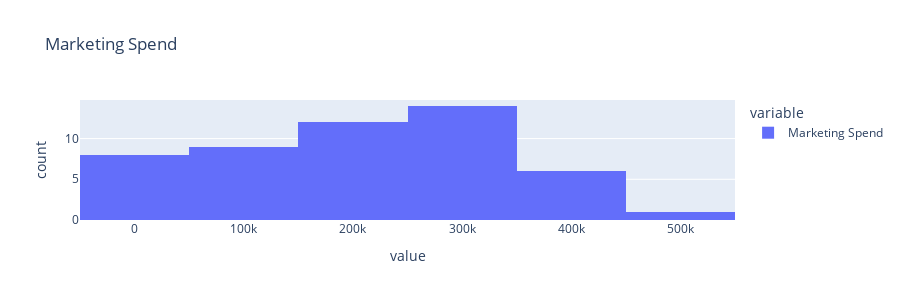

Source (notebook cell):
### Code cell
px.histogram(df['Marketing Spend'], height = 300, title='Marketing Spend')

### Figure 1 — Plotly figure (JSON) as saved in the notebook; plotly's stock layout.template omitted (floating-point values rounded to 4 significant figures)
{"data": [{"alignmentgroup": "True", "bingroup": "x", "hovertemplate": "variable=Marketing Spend<br>value=%{x}<br>count=%{y}<extra></extra>", "legendgroup": "Marketing Spend", "marker": {"color": "#636efa"}, "name": "Marketing Spend", "offsetgroup": "Marketing Spend", "orientation": "v", "showlegend": true, "type": "histogram", "x": [471800.0, 443900.0, 407900.0, 383200.0, 366200.0, 362900.0, 127700.0, 323900.0, 311600.0, 305000.0, 229200.0, 249700.0, 249800.0, 252700.0, 256500.0, 261800.0, 264300.0, 282600.0, 294900.0, 0, 298700.0, 299700.0, 303300.0, 304800.0, 140600.0, 138000.0, 134100.0, 353200.0, 118100.0, 107100.0, 91130.0, 88220.0, 46090.0, 214600.0, 210800.0, 205500.0, 201100.0, 197000.0, 185300.0, 175000.0, 172800.0, 164500.0, 148000.0, 35530.0, 28330.0, 1904.0, 297100.0, 0, 0, 45170.0], "xaxis": "x", "yaxis": "y"}], "layout": {"barmode": "relative", "height": 300, "legend": {"title": {"text": "variable"}, "tracegroupgap": 0}, "title": {"text": "Marketing Spend"}, "xaxis": {"anchor": "y", "domain": [0, 1], "title": {"text": "value"}}, "yaxis": {"anchor": "x", "domain": [0, 1], "title": {"text": "count"}}}}
